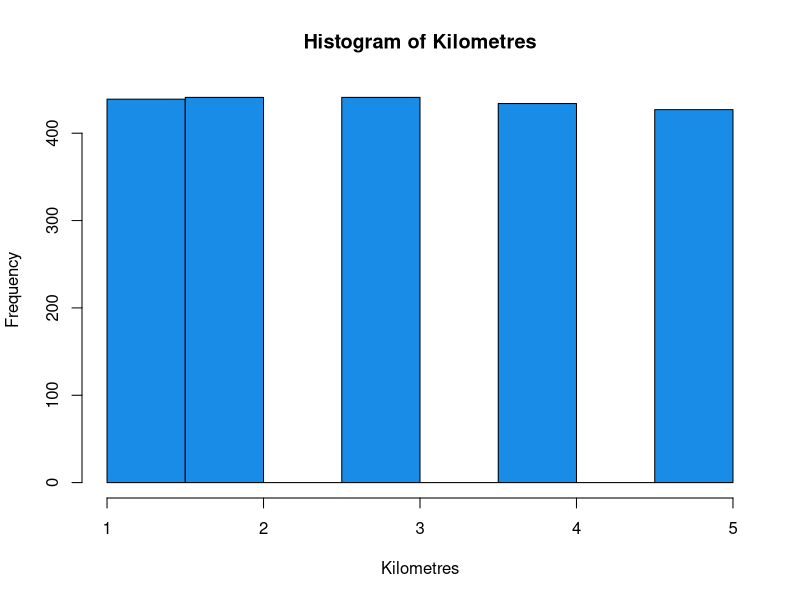
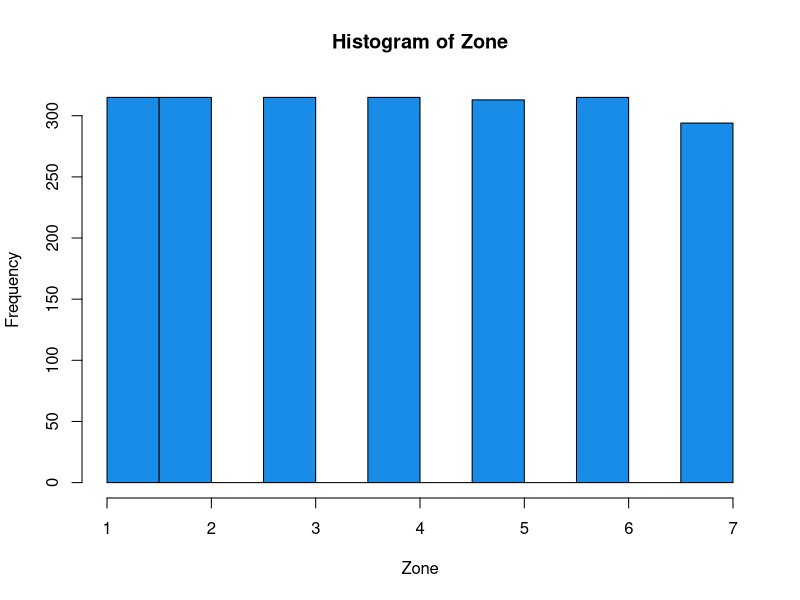
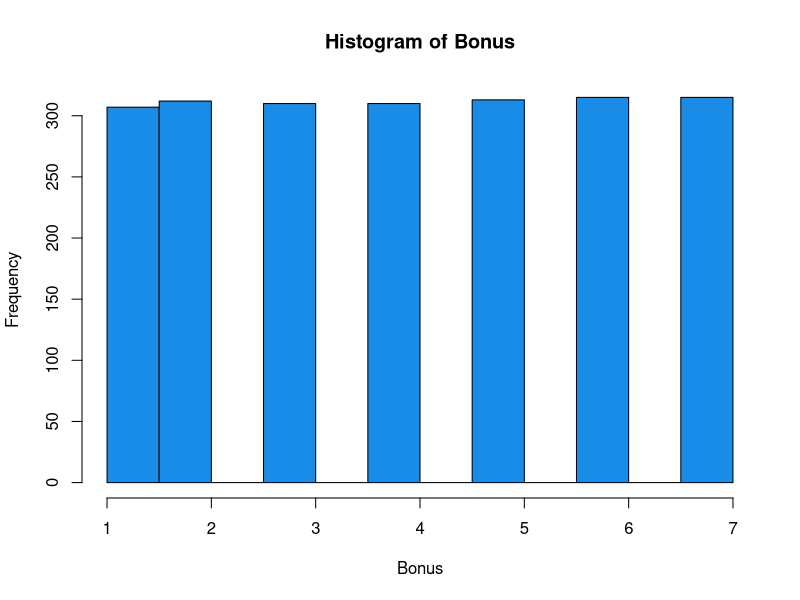
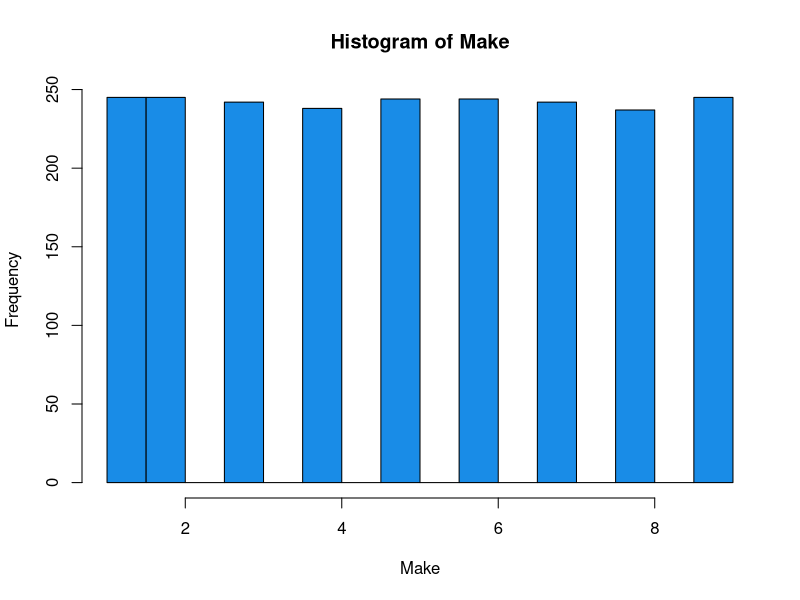
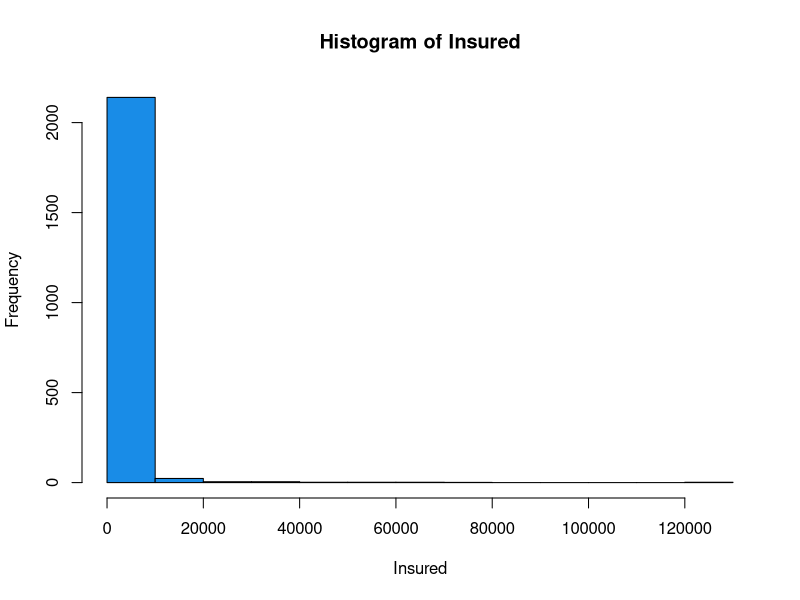
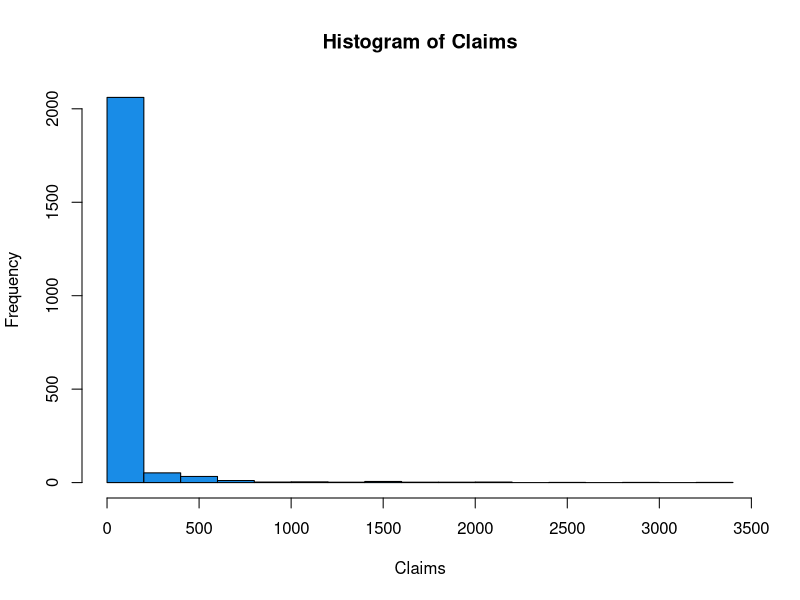
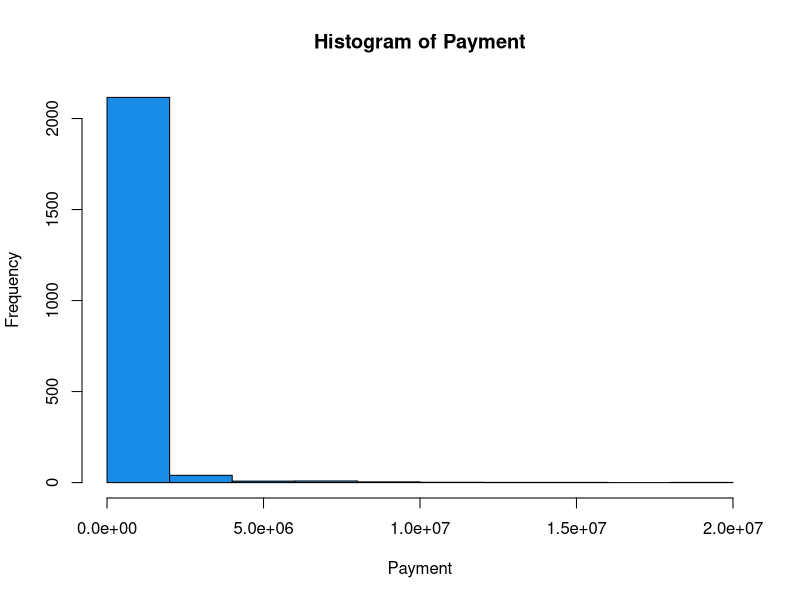
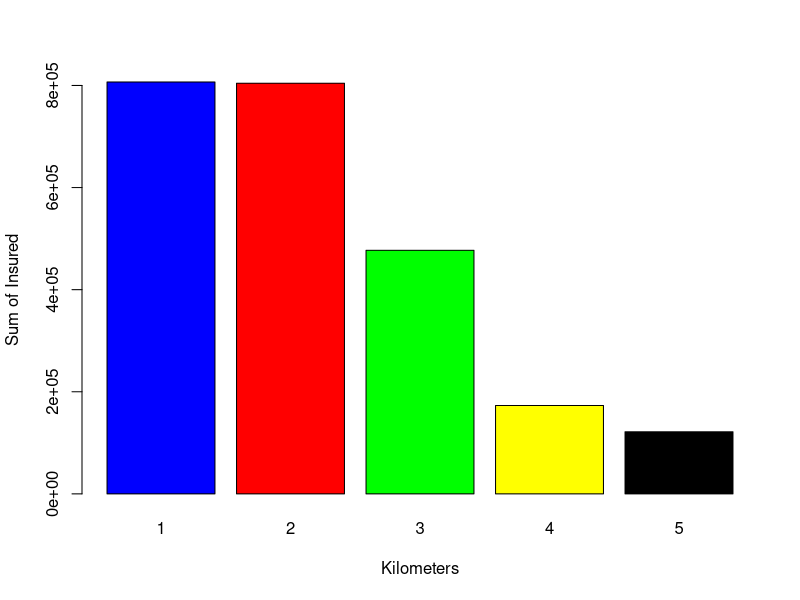

These figures' R source, in order:
## ---- chunk 1
knitr::opts_chunk$set(
  collapse = TRUE,
  comment = "#>"
)
## ---- chunk 2

data <- read.csv("insurance.csv")


## ---- chunk 3
head(data)
## ---- chunk 4
columnas_hist <- names(data)

for (column in columnas_hist) {
   hist(data[,column], col="#198CE7", xlab=column,main=paste0("Histogram of ",column))
}
## ---- chunk 5
grafos <- c(1,2,3,4,5)
primero <- c()
segundo <- c()
tercero <- c()
for (i in c(1,2,3,4,5)) {
  primero[i] <- sum(subset(data, Kilometres == i, select = c("Insured")))  
}
barplot(primero, names =grafos, xlab = "Kilometers",  ylab = "Sum of Insured", col = c("blue","red","green","yellow","black"))
## ---- chunk 6
grafos <- c(1,2,3,4,5)
primero <- c()
segundo <- c()
tercero <- c()
for (j in c(1,2,3,4,5)) {
  segundo[j] <- sum(subset(data, Kilometres == j, select = c("Claims")))  
}
barplot(segundo, names=grafos, xlab = "Kilometers",  ylab = "Sum of Claims", col = c("blue","red","green","yellow","black"))
## ---- chunk 7
grafos <- c(1,2,3,4,5)
primero <- c()
segundo <- c()
tercero <- c()
for (j in c(1,2,3,4,5)) {
  tercero[j] <- sum(subset(data, Kilometres == j, select = c("Payment")))  
}
barplot(tercero, names=grafos, xlab = "Kilometers",  ylab = "Sum of payment", col = c("blue","red","green","yellow","black"))
## ---- chunk 8
grafis <- c(1,2,3,4,5,6,7)
for (i in c(1,2,3,4,5,6,7)) {
  primero[i] <- sum(subset(data, Zone == i, select = c("Claims")))  
}
barplot(primero, names=grafis ,xlab = "Zone",  ylab = "Sum of Claims", col = c("blue","red","green","yellow","black"))
## ---- chunk 9
grafis <- c(1,2,3,4,5,6,7)
for (i in c(1,2,3,4,5,6,7)) {
  primero[i] <- sum(subset(data, Zone == i, select = c("Claims")))  
}
barplot(primero, names=grafis ,xlab = "Zone",  ylab = "Sum of Claims", col = c("blue","red","green","yellow","black"))
## ---- chunk 10
for (i in c(1,2,3,4,5,6,7)) {
  primero[i] <- sum(subset(data, Zone == i, select = c("Payment")))  
}
barplot(primero, names=grafis ,xlab = "Zone",  ylab = "Sum of Claims", col = c("blue","red","green","yellow","black"))
